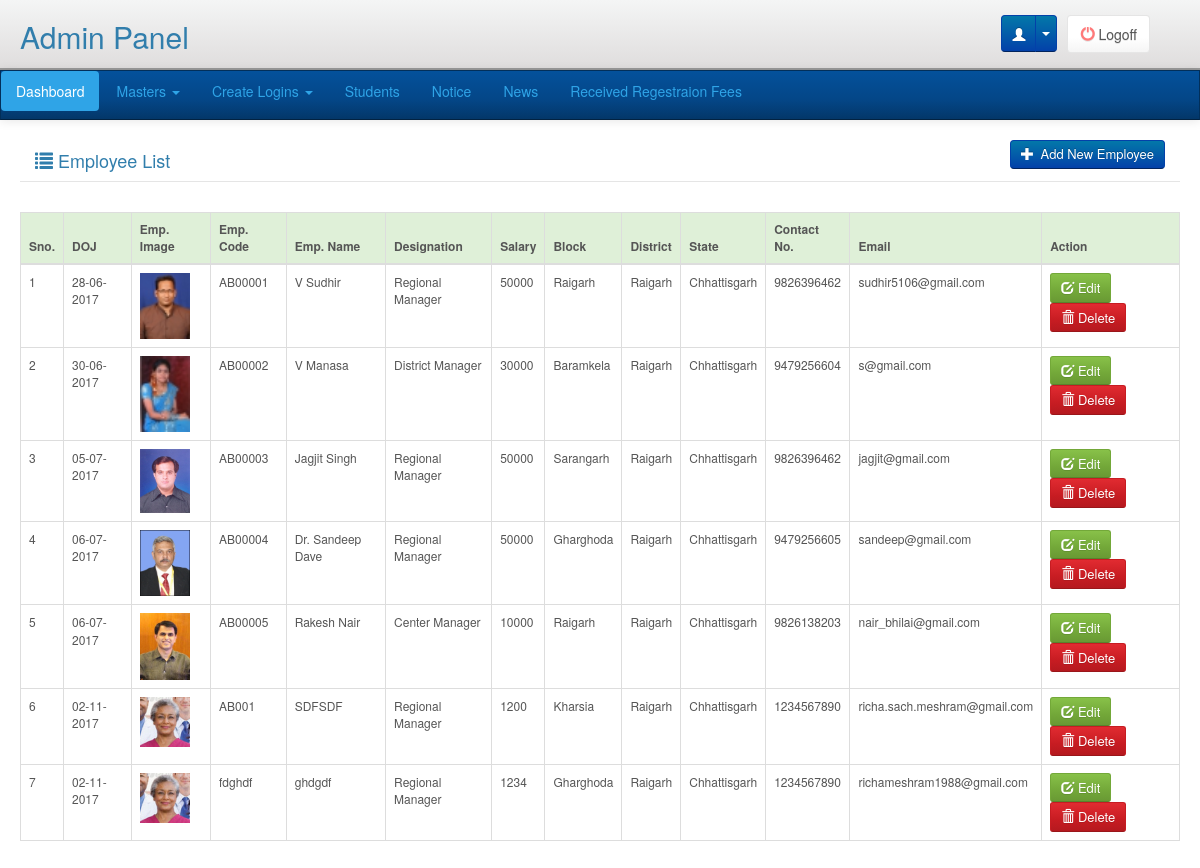
Page /adminpanel/masters/employee/index.php (signed in) on the committed database.
### tables this page shows
CREATE TABLE `employee_master` (
  `EMP_Id` mediumint(9) NOT NULL,
  `EMP_Code` varchar(75) NOT NULL,
  `EMP_Name` varchar(75) NOT NULL,
  `DOJ` date NOT NULL,
  `EMP_Designation` varchar(75) NOT NULL,
  `EMP_Image` varchar(75) NOT NULL,
  `State_Id` tinyint(4) NOT NULL,
  `District_Id` smallint(6) NOT NULL,
  `Block_Id` int(11) NOT NULL,
  `EMP_Address` varchar(300) NOT NULL,
  `EMP_Contact` varchar(15) NOT NULL,
  `EMP_Email` varchar(50) NOT NULL,
  `EMP_Salary` int(11) NOT NULL,
  `Posting_Place` varchar(50) NOT NULL,
  `Duty_Time` varchar(50) NOT NULL,
  `Visiting_Date_Place` varchar(50) NOT NULL,
  `emp_sign` varchar(100) NOT NULL COMMENT '//emp signature_name'
);

CREATE TABLE `block_master` (
  `Block_Id` int(11) NOT NULL,
  `Block_Name` varchar(50) NOT NULL,
  `District_Id` smallint(6) NOT NULL
);

CREATE TABLE `district_master` (
  `District_Id` smallint(6) NOT NULL,
  `State_Id` tinyint(4) NOT NULL,
  `District_Name` varchar(100) NOT NULL
);

CREATE TABLE `state_master` (
  `State_Id` tinyint(4) NOT NULL,
  `State_Name` varchar(100) NOT NULL
);

### libraries/classes/DBConn.php (called while the page is built, shortened)
<?php
class DBConn  extends Conn {
	 function ExecuteQuery($userQuery)
	{
		$result= mysql_query($userQuery);
                $num_fields = mysql_num_fields($result);
				$obj = array();
				$x=1;
				while($row=mysql_fetch_array($result)){
				  for($j=0;$j<$num_fields;$j++){
					 $name = mysql_field_name($result, $j);
					 $obj[$x][$name]=$row[$name];
					}
					$x++;
					}
     return $obj;
	}
}
?>

### adminpanel/masters/employee/index.php (the view, shortened to what this page needs)
<?php
require_once(PATH_LIBRARIES.'/classes/DBConn.php');
include(PATH_ADMIN_INCLUDE.'/header.php');
$db = new DBConn();
$getemployee=$db->ExecuteQuery("SELECT DATE_FORMAT(DOJ,'%d-%m-%Y') AS DOJ, e.EMP_Id, e.EMP_Code, e.EMP_Image, e.EMP_Name, e.EMP_Designation, b.Block_Name, d.District_Name, s.State_Name, e.EMP_Contact, EMP_Email, EMP_Salary
FROM employee_master e
LEFT JOIN block_master b ON e.Block_Id = b.Block_Id
LEFT JOIN district_master d ON e.District_Id = d.District_Id
LEFT JOIN state_master s ON d.State_Id = s.State_Id
");
?>
<div class="main">
	<div class="page-title">
        <div>
            <div class="col-lg-5 pull-left"><h4><i class="glyphicon glyphicon-list"></i> Employee List</h4></div>
            <div class="col-lg-5 pull-right">
                <div class="ef_header_tools pull-right">
                    <a class="btn btn-primary" href="add_employee.php" title="Add course"><i class="glyphicon glyphicon-plus"></i>&nbsp;Add New Employee</a>
                </div>
            </div>
        </div>
        <div class="clearfix">&nbsp;</div>
    </div>
    <table class="table table-hover table-bordered" id="addedProducts">
      <thead>
        <tr class="success">
          <th>Sno.</th>
          <th>DOJ</th>
          <th>Emp. Image</th>
          <th>Emp. Code</th>
          <th>Emp. Name</th>
          <th>Designation</th>
          <th>Salary</th>
          <th>Block</th>
          <th>District</th>
          <th>State</th>
          <th>Contact No.</th>
          <th>Email</th>
          <th>Action</th>
        </tr>
      </thead>
      <tbody>
        <?php
            $i=1;
            foreach($getemployee as $getemployeeVal){ ?>
        <tr>
          <td><?php echo $i;?></td>
          <td><?php echo $getemployeeVal['DOJ'];?></td>
          <td><img width="50px;" src="<?php echo PATH_DATA_IMAGE ?>/employee/thumb/<?php echo $getemployeeVal['EMP_Image'];?>" alt="" /></td>
          <td><?php echo $getemployeeVal['EMP_Code'];?></td>
          <td><?php echo $getemployeeVal['EMP_Name'];?></td>
          <td><?php echo $getemployeeVal['EMP_Designation'];?></td>
          <td><?php echo $getemployeeVal['EMP_Salary'];?></td>
          <td><?php echo $getemployeeVal['Block_Name'];?></td>
          <td><?php echo $getemployeeVal['District_Name'];?></td>
          <td><?php echo $getemployeeVal['State_Name'];?></td>
          <td><?php echo $getemployeeVal['EMP_Contact'];?></td>
          <td><?php echo $getemployeeVal['EMP_Email'];?></td>
          <td><button type="button" id="editbtn" class="btn btn-success btn-sm" onClick="window.location.href='edit_employee.php?id=<?php echo $getemployeeVal['EMP_Id'];?>'" > <span class="glyphicon glyphicon-edit"></span> Edit </button>
            <button type="button" class="btn btn-danger btn-sm delete" id="<?php echo $getemployeeVal['EMP_Id']; ?>" name="delete"> <span class="glyphicon glyphicon-trash"></span> Delete </button></td>
        </tr>
        <?php $i++;} ?>
      </tbody>
    </table>
</div>

### css/adminpanel_style.css (style rules this page uses)
.table { font-size: 12px; }
.main { margin:20px 20px 100px 20px; }
.btn { padding: 4px 10px; font-size: 13px; text-align: center; cursor: pointer; }
.btn-primary { color: #ffffff; text-shadow: 0 -1px 0 rgba(0,0,0,0.25); background-color: #0362a9; background-image: linear-gradient(to bottom,#0378a9,#0341a9); background-repeat: repeat-x; filter: progid:DXImageTransform.Microsoft.gradient(startColorstr='#000378a8', endColorstr='#000341a8', GradientType=0); border-color: #0341a9 #0341a9 #02245e; }
.btn i { margin-right: 3px; }
.page-title { border-bottom: 1px solid #E5E5E5; margin-bottom:30px; }

### rows in the picture
employee_master: DOJ "28-06-2017", EMP_Image (picture), EMP_Code "AB00001", EMP_Name "V Sudhir", EMP_Designation "Regional Manager", EMP_Salary "50000", Block_Id.Block_Name "Raigarh", District_Id.District_Name "Raigarh", State_Id.State_Name "Chhattisgarh", EMP_Contact "9826396462", EMP_Email "sudhir5106@gmail.com"
employee_master: DOJ "30-06-2017", EMP_Image (picture), EMP_Code "AB00002", EMP_Name "V Manasa", EMP_Designation "District Manager", EMP_Salary "30000", Block_Id.Block_Name "Baramkela", District_Id.District_Name "Raigarh", State_Id.State_Name "Chhattisgarh", EMP_Contact "9479256604", EMP_Email "s@gmail.com"
employee_master: DOJ "05-07-2017", EMP_Image (picture), EMP_Code "AB00003", EMP_Name "Jagjit Singh", EMP_Designation "Regional Manager", EMP_Salary "50000", Block_Id.Block_Name "Sarangarh", District_Id.District_Name "Raigarh", State_Id.State_Name "Chhattisgarh", EMP_Contact "9826396462", EMP_Email "jagjit@gmail.com"
employee_master: DOJ "06-07-2017", EMP_Image (picture), EMP_Code "AB00004", EMP_Name "Dr. Sandeep Dave", EMP_Designation "Regional Manager", EMP_Salary "50000", Block_Id.Block_Name "Gharghoda", District_Id.District_Name "Raigarh", State_Id.State_Name "Chhattisgarh", EMP_Contact "9479256605", EMP_Email "sandeep@gmail.com"
employee_master: DOJ "06-07-2017", EMP_Image (picture), EMP_Code "AB00005", EMP_Name "Rakesh Nair", EMP_Designation "Center Manager", EMP_Salary "10000", Block_Id.Block_Name "Raigarh", District_Id.District_Name "Raigarh", State_Id.State_Name "Chhattisgarh", EMP_Contact "9826138203", EMP_Email "nair_bhilai@gmail.com"
employee_master: DOJ "02-11-2017", EMP_Image (picture), EMP_Code "AB001", EMP_Name "SDFSDF", EMP_Designation "Regional Manager", EMP_Salary "1200", Block_Id.Block_Name "Kharsia", District_Id.District_Name "Raigarh", State_Id.State_Name "Chhattisgarh", EMP_Contact "1234567890", EMP_Email "richa.sach.meshram@gmail.com"
employee_master: DOJ "02-11-2017", EMP_Image (picture), EMP_Code "fdghdf", EMP_Name "ghdgdf", EMP_Designation "Regional Manager", EMP_Salary "1234", Block_Id.Block_Name "Gharghoda", District_Id.District_Name "Raigarh", State_Id.State_Name "Chhattisgarh", EMP_Contact "1234567890", EMP_Email "richameshram1988@gmail.com"
